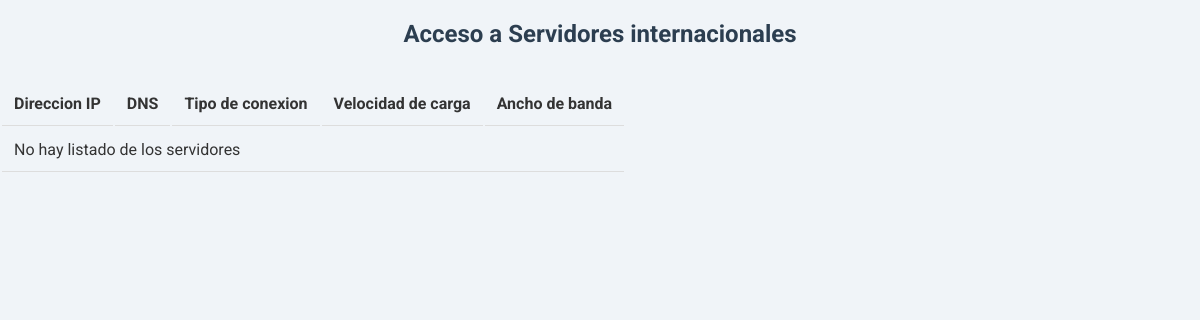
Before: /services/connect.php with the older database file.
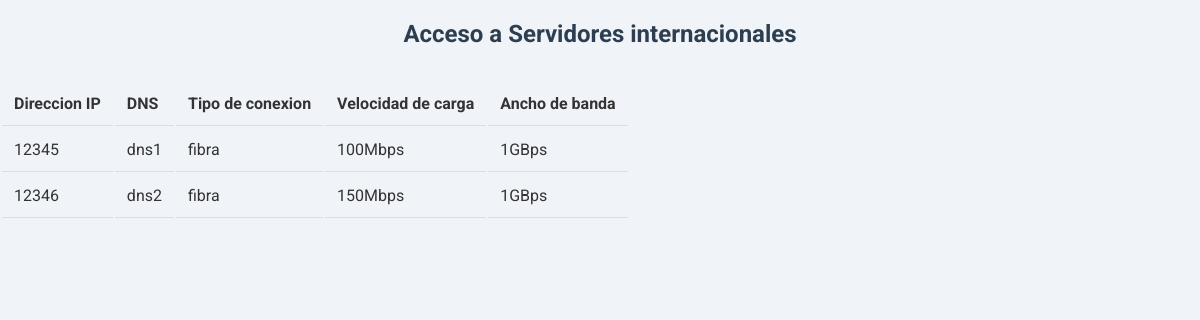
After: the same page with the newer database file.
### tables this page shows
CREATE TABLE `conectividad` (
  `ID_direccion` int(11) NOT NULL,
  `dns` varchar(20) NOT NULL,
  `conexion` varchar(20) NOT NULL,
  `velocidad` varchar(20) NOT NULL,
  `banda` varchar(20) NOT NULL
);

### services/connect.php (the view, shortened to what this page needs)
<!DOCTYPE html>
<html lang="es">
<head>
    <link href="../servmodel/connect.css" rel="stylesheet">
</head>
<body>
    <h2 align="center"> Acceso a Servidores internacionales </h2>
    <table class="table body">
        <thead>
        <tr>
            <th>Direccion IP</th>
            <th>DNS</th>
            <th> Tipo de conexion </th>
            <th> Velocidad de carga</th>
            <th> Ancho de banda</th>
</thead>
<thbody>
    <?php
    $conexion = new mysqli("localhost","root","","cover");
    $sql = "SELECT * FROM  conectividad";
    $result= $conexion->query($sql);
    if ($result->num_rows > 0) {
        while($row = $result->fetch_assoc()) {
            echo "<tr>";
            echo "<td>" . $row["ID_direccion"] . "</td>";
            echo "<td>" . $row["dns"] . "</td>";
            echo "<td>" . $row["conexion"] . "</td>";
            echo "<td>"  . $row["velocidad"] . "</td>";
            echo "<td>" . $row["banda"] . "</td>";
            echo "</tr>";
          }
 } else{
    echo "<tr><td colspan='5'>No hay listado de los servidores</td></tr>";
 }
    ?>
    </thbody>
</body>
</html>

### services/servmodel/connect.css (style rules this page uses)
body { font-family: 'Roboto', sans-serif; background-color: #f0f4f8; margin: 0; padding: 0; color: #333; }
h2 { text-align: center; color: #2c3e50; margin-bottom: 2rem; font-weight: 700; }
th, td { border-bottom: 1px solid #ddd; padding: 12px; text-align: left; }

Changed rows visible on the page:
added conectividad: ID_direccion "12345", dns "dns1", conexion "fibra", velocidad "100Mbps", banda "1GBps"
added conectividad: ID_direccion "12346", dns "dns2", conexion "fibra", velocidad "150Mbps", banda "1GBps"
Other visible differences:
text no longer shown: "No hay listado de los servidores"
